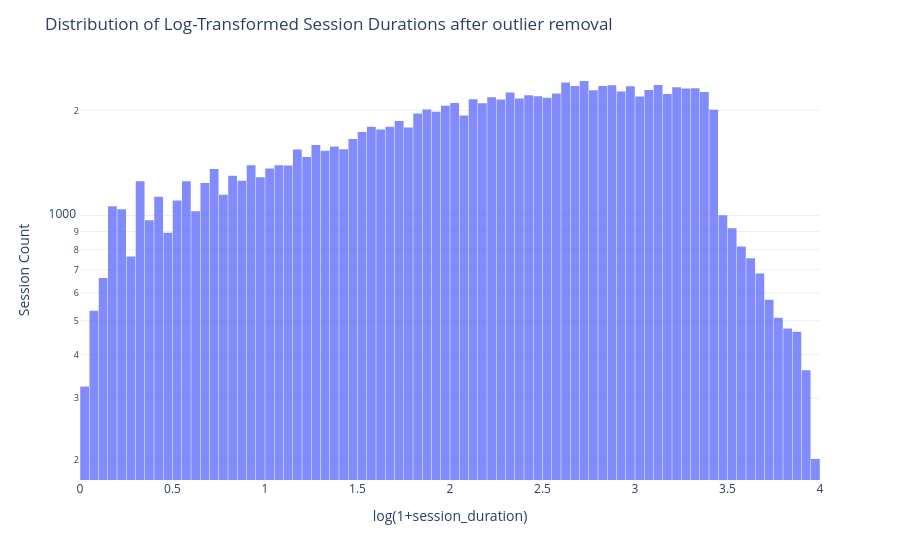

The cell this chart's notebook holds for it:
### Markdown cell above
### Analysis of Log-Transfromed distribution for session durations

### Code cell
fig= px.histogram(filtered_sessions,x='log_duration',nbins=89,opacity=0.8)

fig.update_layout(
    title='Distribution of Log-Transformed Session Durations after outlier removal',
    xaxis_title='log(1+session_duration)',
    yaxis_title='Session Count',
    yaxis_type='log',
    bargap=0.05,
    template='plotly_white'
)

fig.show()

### Figure 1 — Plotly figure (JSON) as saved in the notebook; plotly's stock layout.template omitted (floating-point values rounded to 4 significant figures; data arrays with more than 128 entries replaced by an {"elided": "..."} marker saying what was removed)
{"data": [{"bingroup": "x", "hovertemplate": "log_duration=%{x}<br>count=%{y}<extra></extra>", "legendgroup": "", "marker": {"color": "#636efa", "opacity": 0.8, "pattern": {"shape": ""}}, "name": "", "nbinsx": 89, "orientation": "v", "showlegend": false, "type": "histogram", "x": {"elided": "126481 float values"}, "xaxis": "x", "yaxis": "y"}], "layout": {"bargap": 0.05, "barmode": "relative", "legend": {"tracegroupgap": 0}, "margin": {"t": 60}, "title": {"text": "Distribution of Log-Transformed Session Durations after outlier removal"}, "xaxis": {"anchor": "y", "domain": [0, 1], "title": {"text": "log(1+session_duration)"}}, "yaxis": {"anchor": "x", "domain": [0, 1], "title": {"text": "Session Count"}, "type": "log"}}}
